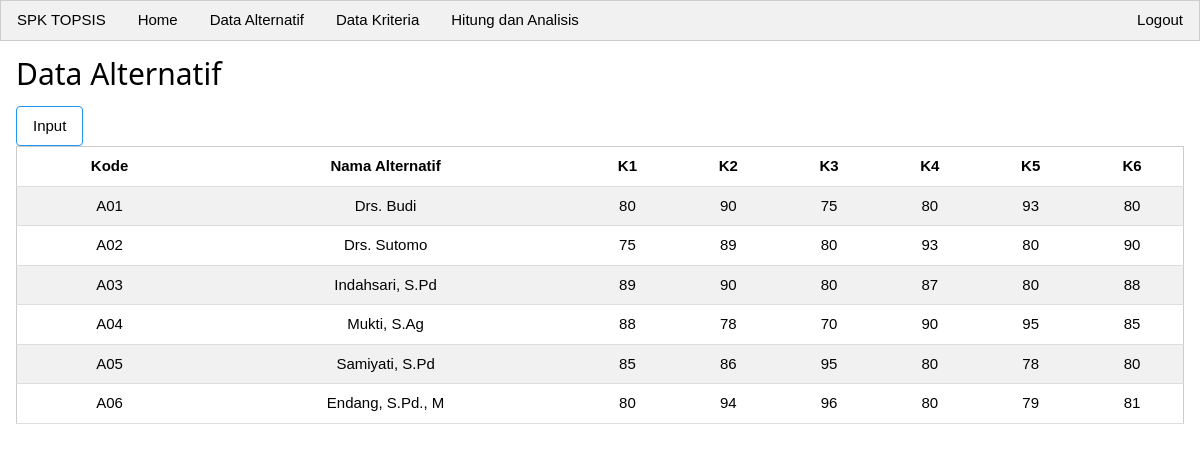
The page /alternatif.php on the database its author committed.
### tables this page shows
CREATE TABLE `talternatif` (
  `kd_alter` varchar(4) NOT NULL,
  `nm_alter` varchar(16) NOT NULL,
  `k1` int(11) NOT NULL,
  `k2` int(11) NOT NULL,
  `k3` int(11) NOT NULL,
  `k4` int(11) NOT NULL,
  `k5` int(11) NOT NULL,
  `k6` int(11) NOT NULL
);

### alternatif.php (the view, shortened to what this page needs)
<?php
include 'connect.php';
$sql = "SELECT * FROM talternatif";
$result = $conn->query($sql);
?>
<!DOCTYPE html>
<html>
<head>
</head>
<body>
	<div class="w3-container w3-centered">
		<h2>Data Alternatif</h2>
		<button onclick="document.getElementById('id01').style.display='block'" class="w3-button w3-white w3-border w3-border-blue w3-round">Input</button>
		<table class="w3-table-all">
			<tr>
				<th>Kode</th>
				<th>Nama Alternatif</th>
				<th>K1</th>
				<th>K2</th>
				<th>K3</th>
				<th>K4</th>
				<th>K5</th>
				<th>K6</th>
			</tr>
			<?php if ($result->num_rows > 0){
				while($row = $result->fetch_assoc()){
			?>
			<tr>
				<td><?php echo $row["kd_alter"];?></td>
				<td><?php echo $row["nm_alter"];?></td>
				<td><?php echo $row["k1"];?></td>
				<td><?php echo $row["k2"];?></td>
				<td><?php echo $row["k3"];?></td>
				<td><?php echo $row["k4"];?></td>
				<td><?php echo $row["k5"];?></td>
				<td><?php echo $row["k6"];?></td>
			</tr>
		<?php } }?>
		</table>
	</div>
</body>
</html>

### css/w3.css (style rules this page uses)
html { box-sizing:border-box }
*,*:before,*:after { box-sizing:inherit }
html { -ms-text-size-adjust:100%;-webkit-text-size-adjust:100% }
body { margin:0 }
a { background-color:transparent }
button,input,select,textarea,optgroup { font:inherit;margin:0 }
button,input { overflow:visible }
button,select { text-transform:none }
button,[type=button],[type=reset],[type=submit] { -webkit-appearance:button }
html,body { font-family:Verdana,sans-serif;font-size:15px;line-height:1.5 }
html { overflow-x:hidden }
h2 { font-size:30px }
h1,h2,h3,h4,h5,h6 { font-family:"Segoe UI",Arial,sans-serif;font-weight:400;margin:10px 0 }
a { color:inherit }
.w3-table,.w3-table-all { border-collapse:collapse;border-spacing:0;width:100%;display:table }
.w3-table-all { border:1px solid #ccc }
.w3-bordered tr,.w3-table-all tr { border-bottom:1px solid #ddd }
.w3-table-all tr:nth-child(odd) { background-color:#fff }
.w3-table-all tr:nth-child(even) { background-color:#f1f1f1 }
.w3-centered tr th,.w3-centered tr td { text-align:center }
.w3-table td,.w3-table th,.w3-table-all td,.w3-table-all th { padding:8px 8px;display:table-cell;text-align:left;vertical-align:top }
.w3-table th:first-child,.w3-table td:first-child,.w3-table-all th:first-child,.w3-table-all td:first-child { padding-left:16px }
.w3-btn,.w3-button { border:none;display:inline-block;padding:8px 16px;vertical-align:middle;overflow:hidden;text-decoration:none;color:inherit;background-color:inherit;text-align:center;cursor:pointer;white-space:nowrap }
.w3-btn,.w3-button { -webkit-touch-callout:none;-webkit-user-select:none;-khtml-user-select:none;-moz-user-select:none;-ms-user-select:none;user-select:none }
.w3-bar { width:100%;overflow:hidden }
.w3-bar .w3-bar-item { padding:8px 16px;float:left;width:auto;border:none;display:block;outline:0 }
.w3-bar .w3-button { white-space:normal }
.w3-container:after,.w3-container:before,.w3-panel:after,.w3-panel:before,.w3-row:after,.w3-row:before,.w3-row-padding:after,.w3-row-padding:before, .w3-cell-row:before,.w3-cell-row:after,.w3-clear:after,.w3-clear:before,.w3-bar:before,.w3-bar:after { content:"";display:table;clear:both }
.w3-round,.w3-round-medium { border-radius:4px }
.w3-container,.w3-panel { padding:0.01em 16px }
.w3-border { border:1px solid #ccc!important }
.w3-right { float:right!important }
.w3-white,.w3-hover-white:hover { color:#000!important;background-color:#fff!important }
.w3-light-grey,.w3-hover-light-grey:hover,.w3-light-gray,.w3-hover-light-gray:hover { color:#000!important;background-color:#f1f1f1!important }
.w3-border-blue,.w3-hover-border-blue:hover { border-color:#2196F3!important }

### rows shown on the page
talternatif: kd_alter "A01", nm_alter "Drs. Budi", k1 "80", k2 "90", k3 "75", k4 "80", k5 "93", k6 "80"
talternatif: kd_alter "A02", nm_alter "Drs. Sutomo", k1 "75", k2 "89", k3 "80", k4 "93", k5 "80", k6 "90"
talternatif: kd_alter "A03", nm_alter "Indahsari, S.Pd", k1 "89", k2 "90", k3 "80", k4 "87", k5 "80", k6 "88"
talternatif: kd_alter "A04", nm_alter "Mukti, S.Ag", k1 "88", k2 "78", k3 "70", k4 "90", k5 "95", k6 "85"
talternatif: kd_alter "A05", nm_alter "Samiyati, S.Pd", k1 "85", k2 "86", k3 "95", k4 "80", k5 "78", k6 "80"
talternatif: kd_alter "A06", nm_alter "Endang, S.Pd., M", k1 "80", k2 "94", k3 "96", k4 "80", k5 "79", k6 "81"
